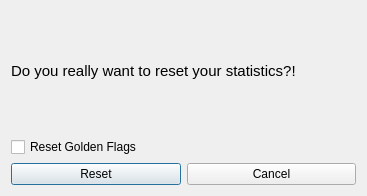
<?xml version="1.0" encoding="UTF-8"?>
<ui version="4.0">
 <class>ResetDialog</class>
 <widget class="QDialog" name="ResetDialog">
  <property name="geometry">
   <rect>
    <x>0</x>
    <y>0</y>
    <width>367</width>
    <height>196</height>
   </rect>
  </property>
  <property name="windowTitle">
   <string>Dialog</string>
  </property>
  <layout class="QVBoxLayout" name="verticalLayout">
   <item>
    <widget class="QLabel" name="questionLabel">
     <property name="font">
      <font>
       <pointsize>11</pointsize>
      </font>
     </property>
     <property name="text">
      <string>Do you really want to reset your statistics?!</string>
     </property>
    </widget>
   </item>
   <item>
    <widget class="QCheckBox" name="goldenFlagCheckBox">
     <property name="text">
      <string>Reset Golden Flags</string>
     </property>
    </widget>
   </item>
   <item>
    <layout class="QHBoxLayout" name="horizontalLayout">
     <item>
      <widget class="QPushButton" name="pushButtonReset">
       <property name="palette">
        <palette>
         <active>
          <colorrole role="Text">
           <brush brushstyle="SolidPattern">
            <color alpha="255">
             <red>255</red>
             <green>0</green>
             <blue>0</blue>
            </color>
           </brush>
          </colorrole>
          <colorrole role="ButtonText">
           <brush brushstyle="SolidPattern">
            <color alpha="255">
             <red>255</red>
             <green>0</green>
             <blue>0</blue>
            </color>
           </brush>
          </colorrole>
         </active>
         <inactive>
          <colorrole role="Text">
           <brush brushstyle="SolidPattern">
            <color alpha="255">
             <red>0</red>
             <green>0</green>
             <blue>0</blue>
            </color>
           </brush>
          </colorrole>
          <colorrole role="ButtonText">
           <brush brushstyle="SolidPattern">
            <color alpha="255">
             <red>0</red>
             <green>0</green>
             <blue>0</blue>
            </color>
           </brush>
          </colorrole>
         </inactive>
         <disabled>
          <colorrole role="Text">
           <brush brushstyle="SolidPattern">
            <color alpha="255">
             <red>120</red>
             <green>120</green>
             <blue>120</blue>
            </color>
           </brush>
          </colorrole>
          <colorrole role="ButtonText">
           <brush brushstyle="SolidPattern">
            <color alpha="255">
             <red>120</red>
             <green>120</green>
             <blue>120</blue>
            </color>
           </brush>
          </colorrole>
         </disabled>
        </palette>
       </property>
       <property name="text">
        <string>Reset</string>
       </property>
      </widget>
     </item>
     <item>
      <widget class="QPushButton" name="pushButtonCancel">
       <property name="text">
        <string>Cancel</string>
       </property>
      </widget>
     </item>
    </layout>
   </item>
  </layout>
 </widget>
 <resources/>
 <connections>
  <connection>
   <sender>pushButtonReset</sender>
   <signal>clicked()</signal>
   <receiver>ResetDialog</receiver>
   <slot>accept()</slot>
   <hints>
    <hint type="sourcelabel">
     <x>95</x>
     <y>150</y>
    </hint>
    <hint type="destinationlabel">
     <x>183</x>
     <y>97</y>
    </hint>
   </hints>
  </connection>
  <connection>
   <sender>pushButtonCancel</sender>
   <signal>clicked()</signal>
   <receiver>ResetDialog</receiver>
   <slot>reject()</slot>
   <hints>
    <hint type="sourcelabel">
     <x>271</x>
     <y>150</y>
    </hint>
    <hint type="destinationlabel">
     <x>183</x>
     <y>97</y>
    </hint>
   </hints>
  </connection>
 </connections>
</ui>
